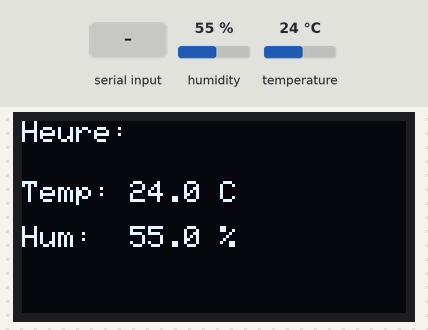
Bench run of a sketch on a simulated Arduino Uno, built with avr-gcc and run on an emulated ATmega328P. Parts: 128×64 one-colour display. The test bench sets the inputs (shaded band); at power-on: humidity 55 %, temperature 24 °C. What the sketch prints to the serial monitor is not drawn.

Above: at 2.2 s.
2.3 s: humidity set to 22 %
At 4.6 s:
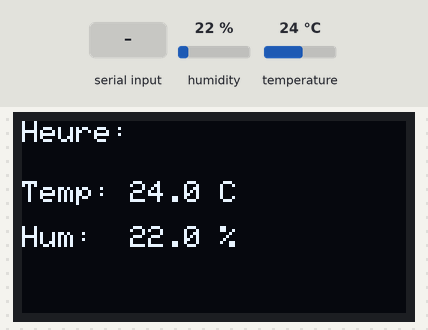
4.9 s: "1\n" received over Serial
7.1 s: temperature set to 12 °C
At 8.3 s:
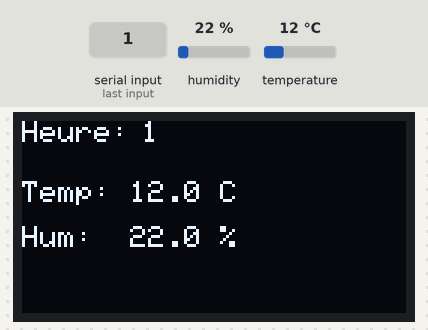
9.3 s: "0\n" received over Serial
At 10.8 s:
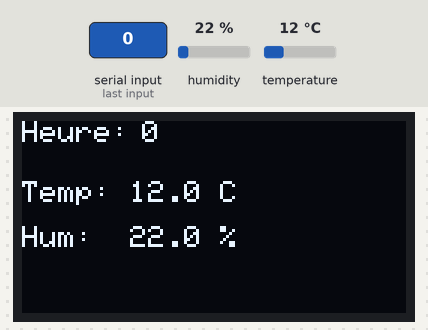
11.5 s: humidity set to 40 %
At 13.3 s:
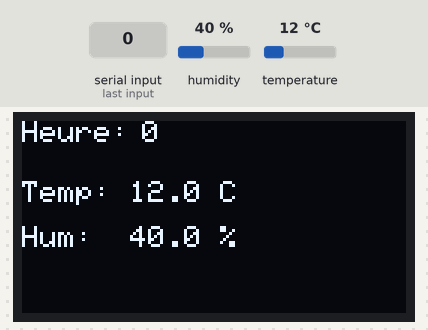
13.8 s: temperature set to 19 °C
Timing chart, 0 to 16.8 s (numbered marks = the images above; inputs shaded):
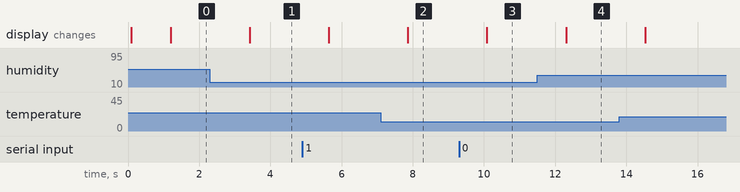

Measured:
- after the input at 2.3 s, the display: changes after 1.1 s (image 1)
- after the input at 7.1 s, the display: changes after 0.76 s (image 2)
- after the input at 9.3 s, the display: changes after 0.78 s (image 3)
- after the input at 11.5 s, the display: changes after 0.81 s (image 4)

The sketch:

Affichage.ino
```cpp
#include <Wire.h>
#include <Adafruit_SSD1306.h>
#include <Adafruit_SHTC3.h>

#define SCREEN_WIDTH 128
#define SCREEN_HEIGHT 64
#define OLED_RESET -1

Adafruit_SSD1306 display(SCREEN_WIDTH, SCREEN_HEIGHT, &Wire, OLED_RESET);
Adafruit_SHTC3 shtc3 = Adafruit_SHTC3();

String heure = "";

void setup() {
  Serial.begin(9600);

  if(!display.begin(SSD1306_SWITCHCAPVCC, 0x3C)) {
    while(true);
  }

  display.clearDisplay();
  display.setTextSize(1);
  display.setTextColor(SSD1306_WHITE);
  display.setCursor(0, 0);
  display.print("Initialisation...");
  display.display();

  if (!shtc3.begin()) {
    display.clearDisplay();
    display.setCursor(0, 0);
    display.print("SHTC3 erreur!");
    display.display();
    while (1);
  }

  display.clearDisplay();
  display.setCursor(0, 0);
  display.print("Pret !");
  display.display();
  delay(1000);
}

void loop() {
  sensors_event_t humidity, temp;
  shtc3.getEvent(&humidity, &temp);

  if (Serial.available() > 0) {
    heure = Serial.readStringUntil('\n');
  }

  display.clearDisplay();

  display.setTextSize(1);
  display.setCursor(0, 0);
  display.print("Heure:");
  display.setCursor(40, 0);
  display.print(heure);

  display.setCursor(0, 20);
  display.print("Temp: ");
  display.print(temp.temperature, 1);
  display.print(" C");

  display.setCursor(0, 35);
  display.print("Hum:  ");
  display.print(humidity.relative_humidity, 1);
  display.print(" %");

  display.display();

  Serial.print("Heure:");
  Serial.print(heure);
  Serial.print(" Temp:");
  Serial.print(temp.temperature, 1);
  Serial.print(" Hum:");
  Serial.println(humidity.relative_humidity, 1);

  delay(1000);
}
```
